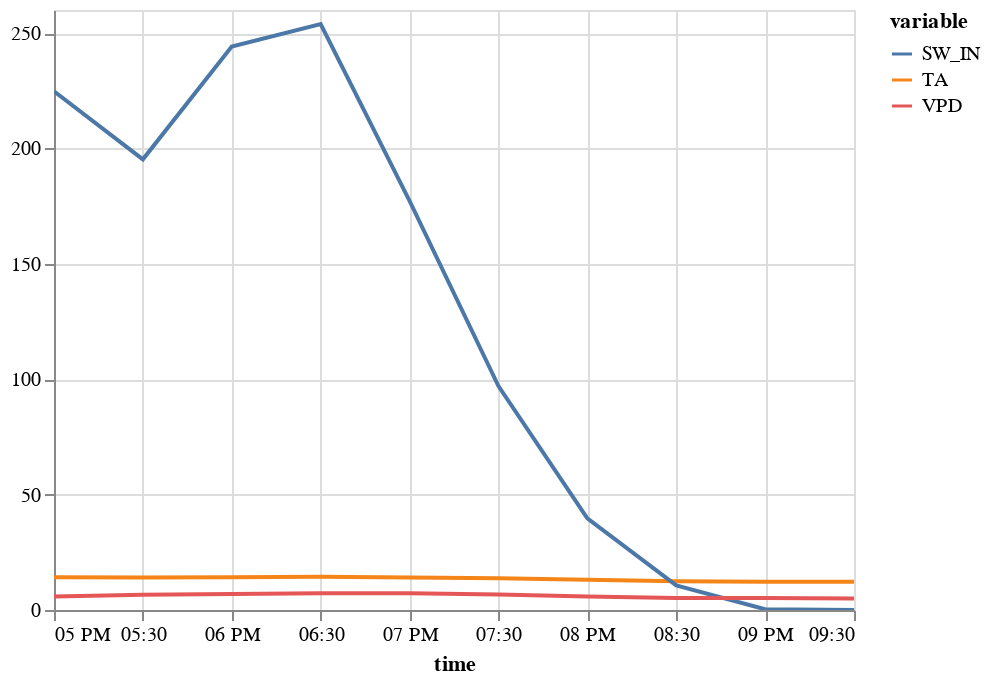

Notebook code cell kept with this figure:
### Code cell
plot_line(m_df.tidy())

### Figure 1 — Vega-Lite specification as saved in the notebook (floating-point values rounded to 4 significant figures)
{"config": {"view": {"continuousWidth": 400, "continuousHeight": 300}}, "data": {"name": "data-3db2996ac3d1e25158d36823c9230040"}, "mark": "line", "encoding": {"color": {"field": "variable", "type": "nominal"}, "x": {"field": "time", "type": "temporal"}, "y": {"field": "value", "scale": {"zero": false}, "title": "", "type": "quantitative"}}, "params": [{"name": "param_4", "select": {"type": "interval"}, "bind": "scales"}], "$schema": "https://vega.github.io/schema/vega-lite/v5.2.0.json", "datasets": {"data-3db2996ac3d1e25158d36823c9230040": [{"time": "2000-06-15T17:00:00", "variable": "TA", "value": 14.22, "is_present": true}, {"time": "2000-06-15T17:30:00", "variable": "TA", "value": 14.11, "is_present": false}, {"time": "2000-06-15T18:00:00", "variable": "TA", "value": 14.23, "is_present": false}, {"time": "2000-06-15T18:30:00", "variable": "TA", "value": 14.4, "is_present": true}, {"time": "2000-06-15T19:00:00", "variable": "TA", "value": 14.09, "is_present": true}, {"time": "2000-06-15T19:30:00", "variable": "TA", "value": 13.71, "is_present": true}, {"time": "2000-06-15T20:00:00", "variable": "TA", "value": 13.08, "is_present": true}, {"time": "2000-06-15T20:30:00", "variable": "TA", "value": 12.41, "is_present": true}, {"time": "2000-06-15T21:00:00", "variable": "TA", "value": 12.27, "is_present": true}, {"time": "2000-06-15T21:30:00", "variable": "TA", "value": 12.2, "is_present": true}, {"time": "2000-06-15T17:00:00", "variable": "SW_IN", "value": 224.8, "is_present": true}, {"time": "2000-06-15T17:30:00", "variable": "SW_IN", "value": 195.3, "is_present": false}, {"time": "2000-06-15T18:00:00", "variable": "SW_IN", "value": 244.2, "is_present": false}, {"time": "2000-06-15T18:30:00", "variable": "SW_IN", "value": 253.9, "is_present": true}, {"time": "2000-06-15T19:00:00", "variable": "SW_IN", "value": 177.3, "is_present": true}, {"time": "2000-06-15T19:30:00", "variable": "SW_IN", "value": 97.07, "is_present": true}, {"time": "2000-06-15T20:00:00", "variable": "SW_IN", "value": 39.71, "is_present": true}, {"time": "2000-06-15T20:30:00", "variable": "SW_IN", "value": 10.65, "is_present": true}, {"time": "2000-06-15T21:00:00", "variable": "SW_IN", "value": 0.32, "is_present": true}, {"time": "2000-06-15T21:30:00", "variable": "SW_IN", "value": 0.0, "is_present": true}, {"time": "2000-06-15T17:00:00", "variable": "VPD", "value": 5.799, "is_present": true}, {"time": "2000-06-15T17:30:00", "variable": "VPD", "value": 6.577, "is_present": true}, {"time": "2000-06-15T18:00:00", "variable": "VPD", "value": 6.931, "is_present": true}, {"time": "2000-06-15T18:30:00", "variable": "VPD", "value": 7.286, "is_present": true}, {"time": "2000-06-15T19:00:00", "variable": "VPD", "value": 7.251, "is_present": true}, {"time": "2000-06-15T19:30:00", "variable": "VPD", "value": 6.683, "is_present": true}, {"time": "2000-06-15T20:00:00", "variable": "VPD", "value": 5.851, "is_present": true}, {"time": "2000-06-15T20:30:00", "variable": "VPD", "value": 5.254, "is_present": true}, {"time": "2000-06-15T21:00:00", "variable": "VPD", "value": 5.164, "is_present": true}, {"time": "2000-06-15T21:30:00", "variable": "VPD", "value": 5.037, "is_present": true}]}}
